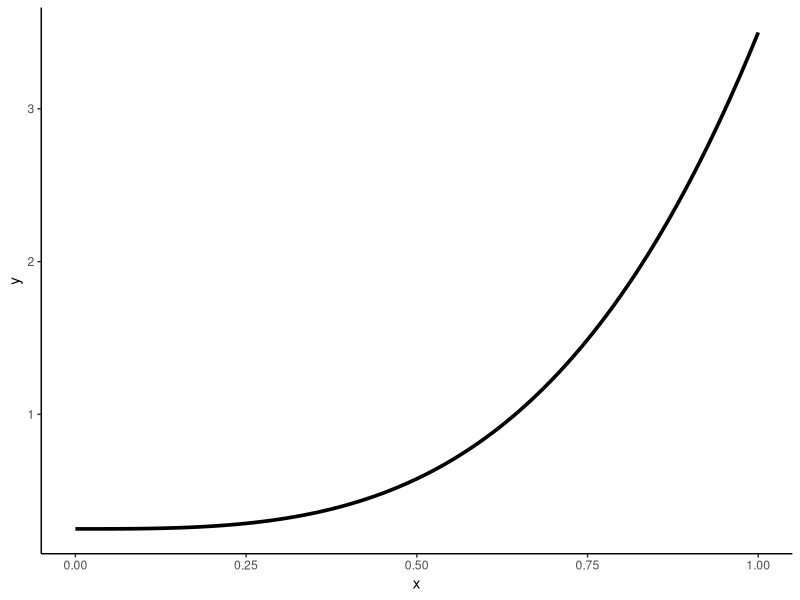
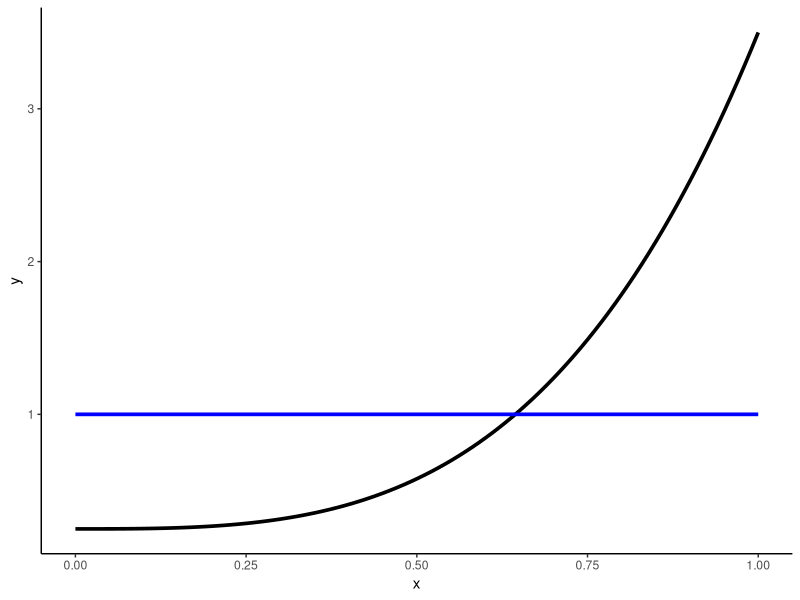
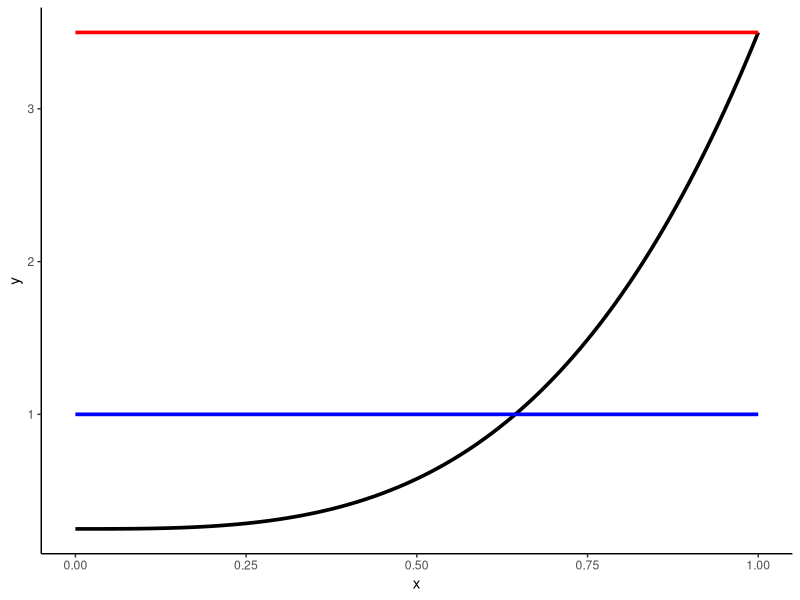
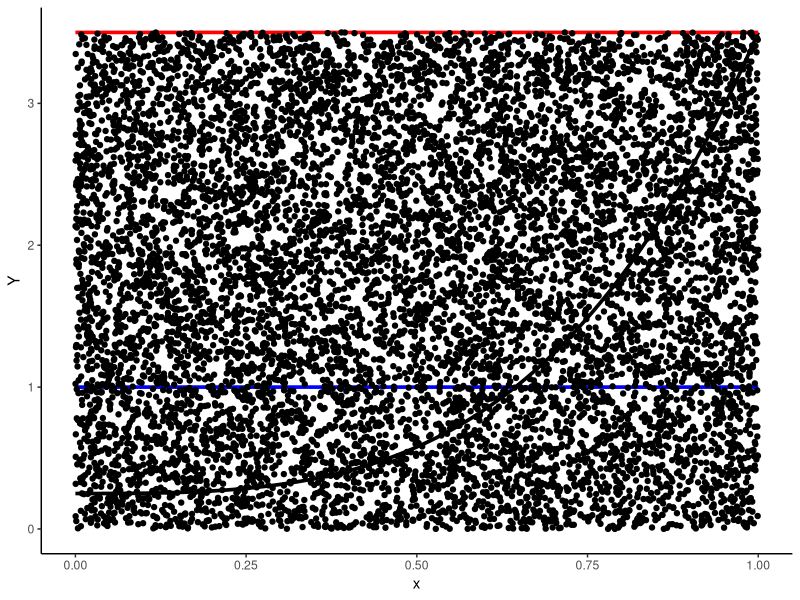
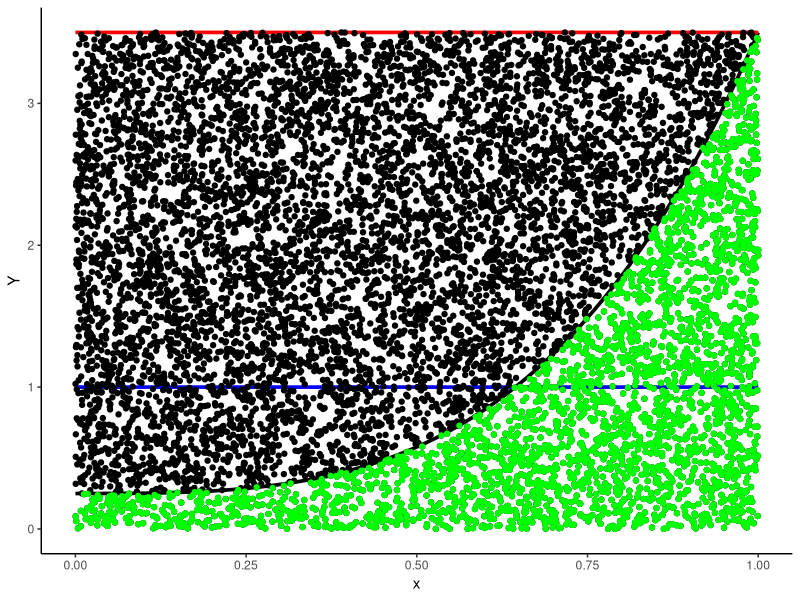
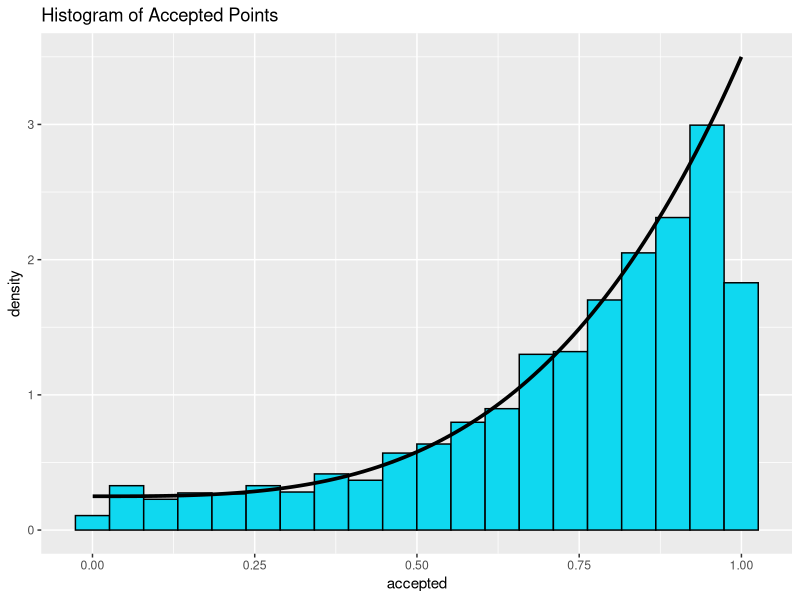

Reproduce these figures in R, in order.
set.seed(14)

n <- 10000

library(tidyverse)

f <- function(x) 1/4 + 2 * x^3 + (5/4) * x^4

p <- data.frame(x = c(0, 1)) %>%
  ggplot() +
  stat_function(aes(x = x), fun = f, linewidth = 1.25) +
  theme_classic()

p

g <- function(x) 1

p <- p +
  stat_function(fun = g, linewidth = 1.25, col = "blue")

p

c <- f(1)

g1 <- function(x) c * g(x)

p <- p +
  stat_function(fun = g1, linewidth = 1.25, col = "red")

p

X <- runif(n)

Y <- runif(n, min = 0, max = g1(X))

p <- p +
  geom_point(data = data.frame(X, Y), aes(x = X, y = Y))

p

good <- Y <= f(X) # or Y / g1(X) <= f(X) / g1(X)

accepted <- X[good]

p <- p +
  geom_point(data = data.frame(x = X[good], y = Y[good]), aes(x = x, y = y), col = "green")

p

data.frame(accepted) %>%
  ggplot(aes(x = accepted)) +
  geom_histogram(aes(y = after_stat(density)), bins = 20, 
                 color = "black", fill = "#0FD8F0") +
  stat_function(fun = f, linewidth = 1.25, col = "black") +
  labs(title = "Histogram of Accepted Points")

1 / c # probability of acceptance
